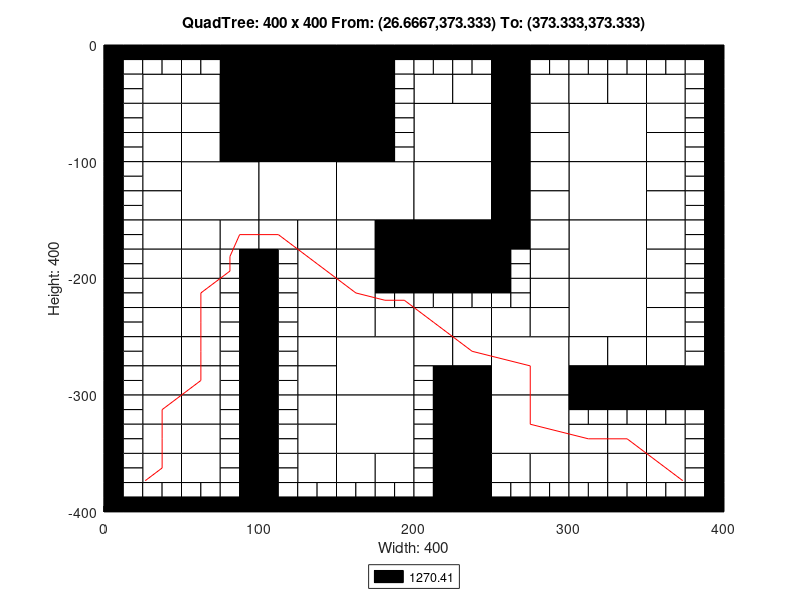

The MATLAB source for this figure:
axis([0 400 -400 0]);
title('QuadTree: 400 x 400 From: (26.6667,373.333) To: (373.333,373.333)');
xlabel('Width: 400');
ylabel('Height: 400');
rectangle('Position',[100 -50 50 50], 'FaceColor',[0 0 0]);
rectangle('Position',[100 -100 50 50], 'FaceColor',[0 0 0]);
rectangle('Position',[50 -150 50 50], 'FaceColor',[1 1 1]);
rectangle('Position',[100 -150 50 50], 'FaceColor',[1 1 1]);
rectangle('Position',[150 -150 50 50], 'FaceColor',[1 1 1]);
rectangle('Position',[200 -100 50 50], 'FaceColor',[1 1 1]);
rectangle('Position',[300 -100 50 50], 'FaceColor',[1 1 1]);
rectangle('Position',[200 -150 50 50], 'FaceColor',[1 1 1]);
rectangle('Position',[200 -200 50 50], 'FaceColor',[0 0 0]);
rectangle('Position',[300 -150 50 50], 'FaceColor',[1 1 1]);
rectangle('Position',[300 -200 50 50], 'FaceColor',[1 1 1]);
rectangle('Position',[150 -300 50 50], 'FaceColor',[1 1 1]);
rectangle('Position',[150 -350 50 50], 'FaceColor',[1 1 1]);
rectangle('Position',[250 -300 50 50], 'FaceColor',[1 1 1]);
rectangle('Position',[300 -250 50 50], 'FaceColor',[1 1 1]);
rectangle('Position',[250 -350 50 50], 'FaceColor',[1 1 1]);
rectangle('Position',[25 -50 25 25], 'FaceColor',[1 1 1]);
rectangle('Position',[75 -25 25 25], 'FaceColor',[0 0 0]);
rectangle('Position',[50 -50 25 25], 'FaceColor',[1 1 1]);
rectangle('Position',[75 -50 25 25], 'FaceColor',[0 0 0]);
rectangle('Position',[25 -75 25 25], 'FaceColor',[1 1 1]);
rectangle('Position',[25 -100 25 25], 'FaceColor',[1 1 1]);
rectangle('Position',[50 -75 25 25], 'FaceColor',[1 1 1]);
rectangle('Position',[75 -75 25 25], 'FaceColor',[0 0 0]);
rectangle('Position',[50 -100 25 25], 'FaceColor',[1 1 1]);
rectangle('Position',[75 -100 25 25], 'FaceColor',[0 0 0]);
rectangle('Position',[150 -25 25 25], 'FaceColor',[0 0 0]);
rectangle('Position',[150 -50 25 25], 'FaceColor',[0 0 0]);
rectangle('Position',[150 -75 25 25], 'FaceColor',[0 0 0]);
rectangle('Position',[150 -100 25 25], 'FaceColor',[0 0 0]);
rectangle('Position',[25 -125 25 25], 'FaceColor',[1 1 1]);
rectangle('Position',[25 -150 25 25], 'FaceColor',[1 1 1]);
rectangle('Position',[25 -175 25 25], 'FaceColor',[1 1 1]);
rectangle('Position',[25 -200 25 25], 'FaceColor',[1 1 1]);
rectangle('Position',[50 -175 25 25], 'FaceColor',[1 1 1]);
rectangle('Position',[75 -175 25 25], 'FaceColor',[1 1 1]);
rectangle('Position',[50 -200 25 25], 'FaceColor',[1 1 1]);
rectangle('Position',[100 -175 25 25], 'FaceColor',[1 1 1]);
rectangle('Position',[125 -175 25 25], 'FaceColor',[1 1 1]);
rectangle('Position',[125 -200 25 25], 'FaceColor',[1 1 1]);
rectangle('Position',[150 -175 25 25], 'FaceColor',[1 1 1]);
rectangle('Position',[175 -175 25 25], 'FaceColor',[0 0 0]);
rectangle('Position',[150 -200 25 25], 'FaceColor',[1 1 1]);
rectangle('Position',[175 -200 25 25], 'FaceColor',[0 0 0]);
rectangle('Position',[200 -50 25 25], 'FaceColor',[1 1 1]);
rectangle('Position',[225 -50 25 25], 'FaceColor',[1 1 1]);
rectangle('Position',[250 -25 25 25], 'FaceColor',[0 0 0]);
rectangle('Position',[250 -50 25 25], 'FaceColor',[0 0 0]);
rectangle('Position',[275 -50 25 25], 'FaceColor',[1 1 1]);
rectangle('Position',[250 -75 25 25], 'FaceColor',[0 0 0]);
rectangle('Position',[275 -75 25 25], 'FaceColor',[1 1 1]);
rectangle('Position',[250 -100 25 25], 'FaceColor',[0 0 0]);
rectangle('Position',[275 -100 25 25], 'FaceColor',[1 1 1]);
rectangle('Position',[300 -50 25 25], 'FaceColor',[1 1 1]);
rectangle('Position',[325 -50 25 25], 'FaceColor',[1 1 1]);
rectangle('Position',[350 -50 25 25], 'FaceColor',[1 1 1]);
rectangle('Position',[350 -75 25 25], 'FaceColor',[1 1 1]);
rectangle('Position',[350 -100 25 25], 'FaceColor',[1 1 1]);
rectangle('Position',[250 -125 25 25], 'FaceColor',[0 0 0]);
rectangle('Position',[275 -125 25 25], 'FaceColor',[1 1 1]);
rectangle('Position',[250 -150 25 25], 'FaceColor',[0 0 0]);
rectangle('Position',[275 -150 25 25], 'FaceColor',[1 1 1]);
rectangle('Position',[250 -175 25 25], 'FaceColor',[0 0 0]);
rectangle('Position',[275 -175 25 25], 'FaceColor',[1 1 1]);
rectangle('Position',[275 -200 25 25], 'FaceColor',[1 1 1]);
rectangle('Position',[350 -125 25 25], 'FaceColor',[1 1 1]);
rectangle('Position',[350 -150 25 25], 'FaceColor',[1 1 1]);
rectangle('Position',[350 -175 25 25], 'FaceColor',[1 1 1]);
rectangle('Position',[350 -200 25 25], 'FaceColor',[1 1 1]);
rectangle('Position',[25 -225 25 25], 'FaceColor',[1 1 1]);
rectangle('Position',[25 -250 25 25], 'FaceColor',[1 1 1]);
rectangle('Position',[50 -225 25 25], 'FaceColor',[1 1 1]);
rectangle('Position',[50 -250 25 25], 'FaceColor',[1 1 1]);
rectangle('Position',[25 -275 25 25], 'FaceColor',[1 1 1]);
rectangle('Position',[25 -300 25 25], 'FaceColor',[1 1 1]);
rectangle('Position',[50 -275 25 25], 'FaceColor',[1 1 1]);
rectangle('Position',[50 -300 25 25], 'FaceColor',[1 1 1]);
rectangle('Position',[125 -225 25 25], 'FaceColor',[1 1 1]);
rectangle('Position',[125 -250 25 25], 'FaceColor',[1 1 1]);
rectangle('Position',[150 -225 25 25], 'FaceColor',[1 1 1]);
rectangle('Position',[150 -250 25 25], 'FaceColor',[1 1 1]);
rectangle('Position',[175 -250 25 25], 'FaceColor',[1 1 1]);
rectangle('Position',[125 -275 25 25], 'FaceColor',[1 1 1]);
rectangle('Position',[125 -300 25 25], 'FaceColor',[1 1 1]);
rectangle('Position',[25 -325 25 25], 'FaceColor',[1 1 1]);
rectangle('Position',[25 -350 25 25], 'FaceColor',[1 1 1]);
rectangle('Position',[50 -325 25 25], 'FaceColor',[1 1 1]);
rectangle('Position',[50 -350 25 25], 'FaceColor',[1 1 1]);
rectangle('Position',[25 -375 25 25], 'FaceColor',[1 1 1]);
rectangle('Position',[50 -375 25 25], 'FaceColor',[1 1 1]);
rectangle('Position',[125 -325 25 25], 'FaceColor',[1 1 1]);
rectangle('Position',[125 -350 25 25], 'FaceColor',[1 1 1]);
rectangle('Position',[125 -375 25 25], 'FaceColor',[1 1 1]);
rectangle('Position',[150 -375 25 25], 'FaceColor',[1 1 1]);
rectangle('Position',[175 -375 25 25], 'FaceColor',[1 1 1]);
rectangle('Position',[200 -250 25 25], 'FaceColor',[1 1 1]);
rectangle('Position',[225 -250 25 25], 'FaceColor',[1 1 1]);
rectangle('Position',[275 -225 25 25], 'FaceColor',[1 1 1]);
rectangle('Position',[250 -250 25 25], 'FaceColor',[1 1 1]);
rectangle('Position',[275 -250 25 25], 'FaceColor',[1 1 1]);
rectangle('Position',[200 -275 25 25], 'FaceColor',[1 1 1]);
rectangle('Position',[225 -275 25 25], 'FaceColor',[1 1 1]);
rectangle('Position',[225 -300 25 25], 'FaceColor',[0 0 0]);
rectangle('Position',[350 -225 25 25], 'FaceColor',[1 1 1]);
rectangle('Position',[350 -250 25 25], 'FaceColor',[1 1 1]);
rectangle('Position',[300 -275 25 25], 'FaceColor',[1 1 1]);
rectangle('Position',[325 -275 25 25], 'FaceColor',[1 1 1]);
rectangle('Position',[300 -300 25 25], 'FaceColor',[0 0 0]);
rectangle('Position',[325 -300 25 25], 'FaceColor',[0 0 0]);
rectangle('Position',[350 -275 25 25], 'FaceColor',[1 1 1]);
rectangle('Position',[350 -300 25 25], 'FaceColor',[0 0 0]);
rectangle('Position',[375 -300 25 25], 'FaceColor',[0 0 0]);
rectangle('Position',[225 -325 25 25], 'FaceColor',[0 0 0]);
rectangle('Position',[225 -350 25 25], 'FaceColor',[0 0 0]);
rectangle('Position',[225 -375 25 25], 'FaceColor',[0 0 0]);
rectangle('Position',[225 -400 25 25], 'FaceColor',[0 0 0]);
rectangle('Position',[250 -375 25 25], 'FaceColor',[1 1 1]);
rectangle('Position',[275 -375 25 25], 'FaceColor',[1 1 1]);
rectangle('Position',[300 -350 25 25], 'FaceColor',[1 1 1]);
rectangle('Position',[325 -350 25 25], 'FaceColor',[1 1 1]);
rectangle('Position',[350 -350 25 25], 'FaceColor',[1 1 1]);
rectangle('Position',[300 -375 25 25], 'FaceColor',[1 1 1]);
rectangle('Position',[325 -375 25 25], 'FaceColor',[1 1 1]);
rectangle('Position',[350 -375 25 25], 'FaceColor',[1 1 1]);
rectangle('Position',[0 -12.5 12.5 12.5], 'FaceColor',[0 0 0]);
rectangle('Position',[12.5 -12.5 12.5 12.5], 'FaceColor',[0 0 0]);
rectangle('Position',[0 -25 12.5 12.5], 'FaceColor',[0 0 0]);
rectangle('Position',[12.5 -25 12.5 12.5], 'FaceColor',[1 1 1]);
rectangle('Position',[25 -12.5 12.5 12.5], 'FaceColor',[0 0 0]);
rectangle('Position',[37.5 -12.5 12.5 12.5], 'FaceColor',[0 0 0]);
rectangle('Position',[25 -25 12.5 12.5], 'FaceColor',[1 1 1]);
rectangle('Position',[37.5 -25 12.5 12.5], 'FaceColor',[1 1 1]);
rectangle('Position',[0 -37.5 12.5 12.5], 'FaceColor',[0 0 0]);
rectangle('Position',[12.5 -37.5 12.5 12.5], 'FaceColor',[1 1 1]);
rectangle('Position',[0 -50 12.5 12.5], 'FaceColor',[0 0 0]);
rectangle('Position',[12.5 -50 12.5 12.5], 'FaceColor',[1 1 1]);
rectangle('Position',[50 -12.5 12.5 12.5], 'FaceColor',[0 0 0]);
rectangle('Position',[62.5 -12.5 12.5 12.5], 'FaceColor',[0 0 0]);
rectangle('Position',[50 -25 12.5 12.5], 'FaceColor',[1 1 1]);
rectangle('Position',[62.5 -25 12.5 12.5], 'FaceColor',[1 1 1]);
rectangle('Position',[0 -62.5 12.5 12.5], 'FaceColor',[0 0 0]);
rectangle('Position',[12.5 -62.5 12.5 12.5], 'FaceColor',[1 1 1]);
rectangle('Position',[0 -75 12.5 12.5], 'FaceColor',[0 0 0]);
rectangle('Position',[12.5 -75 12.5 12.5], 'FaceColor',[1 1 1]);
rectangle('Position',[0 -87.5 12.5 12.5], 'FaceColor',[0 0 0]);
rectangle('Position',[12.5 -87.5 12.5 12.5], 'FaceColor',[1 1 1]);
rectangle('Position',[0 -100 12.5 12.5], 'FaceColor',[0 0 0]);
rectangle('Position',[12.5 -100 12.5 12.5], 'FaceColor',[1 1 1]);
rectangle('Position',[175 -12.5 12.5 12.5], 'FaceColor',[0 0 0]);
rectangle('Position',[187.5 -12.5 12.5 12.5], 'FaceColor',[0 0 0]);
rectangle('Position',[175 -25 12.5 12.5], 'FaceColor',[0 0 0]);
rectangle('Position',[187.5 -25 12.5 12.5], 'FaceColor',[1 1 1]);
rectangle('Position',[175 -37.5 12.5 12.5], 'FaceColor',[0 0 0]);
rectangle('Position',[187.5 -37.5 12.5 12.5], 'FaceColor',[1 1 1]);
rectangle('Position',[175 -50 12.5 12.5], 'FaceColor',[0 0 0]);
rectangle('Position',[187.5 -50 12.5 12.5], 'FaceColor',[1 1 1]);
rectangle('Position',[175 -62.5 12.5 12.5], 'FaceColor',[0 0 0]);
rectangle('Position',[187.5 -62.5 12.5 12.5], 'FaceColor',[1 1 1]);
rectangle('Position',[175 -75 12.5 12.5], 'FaceColor',[0 0 0]);
rectangle('Position',[187.5 -75 12.5 12.5], 'FaceColor',[1 1 1]);
rectangle('Position',[175 -87.5 12.5 12.5], 'FaceColor',[0 0 0]);
rectangle('Position',[187.5 -87.5 12.5 12.5], 'FaceColor',[1 1 1]);
rectangle('Position',[175 -100 12.5 12.5], 'FaceColor',[0 0 0]);
rectangle('Position',[187.5 -100 12.5 12.5], 'FaceColor',[1 1 1]);
rectangle('Position',[0 -112.5 12.5 12.5], 'FaceColor',[0 0 0]);
rectangle('Position',[12.5 -112.5 12.5 12.5], 'FaceColor',[1 1 1]);
rectangle('Position',[0 -125 12.5 12.5], 'FaceColor',[0 0 0]);
rectangle('Position',[12.5 -125 12.5 12.5], 'FaceColor',[1 1 1]);
rectangle('Position',[0 -137.5 12.5 12.5], 'FaceColor',[0 0 0]);
rectangle('Position',[12.5 -137.5 12.5 12.5], 'FaceColor',[1 1 1]);
rectangle('Position',[0 -150 12.5 12.5], 'FaceColor',[0 0 0]);
rectangle('Position',[12.5 -150 12.5 12.5], 'FaceColor',[1 1 1]);
rectangle('Position',[0 -162.5 12.5 12.5], 'FaceColor',[0 0 0]);
rectangle('Position',[12.5 -162.5 12.5 12.5], 'FaceColor',[1 1 1]);
rectangle('Position',[0 -175 12.5 12.5], 'FaceColor',[0 0 0]);
rectangle('Position',[12.5 -175 12.5 12.5], 'FaceColor',[1 1 1]);
rectangle('Position',[0 -187.5 12.5 12.5], 'FaceColor',[0 0 0]);
rectangle('Position',[12.5 -187.5 12.5 12.5], 'FaceColor',[1 1 1]);
rectangle('Position',[0 -200 12.5 12.5], 'FaceColor',[0 0 0]);
rectangle('Position',[12.5 -200 12.5 12.5], 'FaceColor',[1 1 1]);
rectangle('Position',[75 -187.5 12.5 12.5], 'FaceColor',[1 1 1]);
rectangle('Position',[87.5 -187.5 12.5 12.5], 'FaceColor',[0 0 0]);
rectangle('Position',[75 -200 12.5 12.5], 'FaceColor',[1 1 1]);
rectangle('Position',[87.5 -200 12.5 12.5], 'FaceColor',[0 0 0]);
rectangle('Position',[100 -187.5 12.5 12.5], 'FaceColor',[0 0 0]);
rectangle('Position',[112.5 -187.5 12.5 12.5], 'FaceColor',[1 1 1]);
rectangle('Position',[100 -200 12.5 12.5], 'FaceColor',[0 0 0]);
rectangle('Position',[112.5 -200 12.5 12.5], 'FaceColor',[1 1 1]);
rectangle('Position',[200 -12.5 12.5 12.5], 'FaceColor',[0 0 0]);
rectangle('Position',[212.5 -12.5 12.5 12.5], 'FaceColor',[0 0 0]);
rectangle('Position',[200 -25 12.5 12.5], 'FaceColor',[1 1 1]);
rectangle('Position',[212.5 -25 12.5 12.5], 'FaceColor',[1 1 1]);
rectangle('Position',[225 -12.5 12.5 12.5], 'FaceColor',[0 0 0]);
rectangle('Position',[237.5 -12.5 12.5 12.5], 'FaceColor',[0 0 0]);
rectangle('Position',[225 -25 12.5 12.5], 'FaceColor',[1 1 1]);
rectangle('Position',[237.5 -25 12.5 12.5], 'FaceColor',[1 1 1]);
rectangle('Position',[275 -12.5 12.5 12.5], 'FaceColor',[0 0 0]);
rectangle('Position',[287.5 -12.5 12.5 12.5], 'FaceColor',[0 0 0]);
rectangle('Position',[275 -25 12.5 12.5], 'FaceColor',[1 1 1]);
rectangle('Position',[287.5 -25 12.5 12.5], 'FaceColor',[1 1 1]);
rectangle('Position',[300 -12.5 12.5 12.5], 'FaceColor',[0 0 0]);
rectangle('Position',[312.5 -12.5 12.5 12.5], 'FaceColor',[0 0 0]);
rectangle('Position',[300 -25 12.5 12.5], 'FaceColor',[1 1 1]);
rectangle('Position',[312.5 -25 12.5 12.5], 'FaceColor',[1 1 1]);
rectangle('Position',[325 -12.5 12.5 12.5], 'FaceColor',[0 0 0]);
rectangle('Position',[337.5 -12.5 12.5 12.5], 'FaceColor',[0 0 0]);
rectangle('Position',[325 -25 12.5 12.5], 'FaceColor',[1 1 1]);
rectangle('Position',[337.5 -25 12.5 12.5], 'FaceColor',[1 1 1]);
rectangle('Position',[350 -12.5 12.5 12.5], 'FaceColor',[0 0 0]);
rectangle('Position',[362.5 -12.5 12.5 12.5], 'FaceColor',[0 0 0]);
rectangle('Position',[350 -25 12.5 12.5], 'FaceColor',[1 1 1]);
rectangle('Position',[362.5 -25 12.5 12.5], 'FaceColor',[1 1 1]);
rectangle('Position',[375 -12.5 12.5 12.5], 'FaceColor',[0 0 0]);
rectangle('Position',[387.5 -12.5 12.5 12.5], 'FaceColor',[0 0 0]);
rectangle('Position',[375 -25 12.5 12.5], 'FaceColor',[1 1 1]);
rectangle('Position',[387.5 -25 12.5 12.5], 'FaceColor',[0 0 0]);
rectangle('Position',[375 -37.5 12.5 12.5], 'FaceColor',[1 1 1]);
rectangle('Position',[387.5 -37.5 12.5 12.5], 'FaceColor',[0 0 0]);
rectangle('Position',[375 -50 12.5 12.5], 'FaceColor',[1 1 1]);
rectangle('Position',[387.5 -50 12.5 12.5], 'FaceColor',[0 0 0]);
rectangle('Position',[375 -62.5 12.5 12.5], 'FaceColor',[1 1 1]);
rectangle('Position',[387.5 -62.5 12.5 12.5], 'FaceColor',[0 0 0]);
rectangle('Position',[375 -75 12.5 12.5], 'FaceColor',[1 1 1]);
rectangle('Position',[387.5 -75 12.5 12.5], 'FaceColor',[0 0 0]);
rectangle('Position',[375 -87.5 12.5 12.5], 'FaceColor',[1 1 1]);
rectangle('Position',[387.5 -87.5 12.5 12.5], 'FaceColor',[0 0 0]);
rectangle('Position',[375 -100 12.5 12.5], 'FaceColor',[1 1 1]);
rectangle('Position',[387.5 -100 12.5 12.5], 'FaceColor',[0 0 0]);
rectangle('Position',[250 -187.5 12.5 12.5], 'FaceColor',[0 0 0]);
rectangle('Position',[262.5 -187.5 12.5 12.5], 'FaceColor',[1 1 1]);
rectangle('Position',[250 -200 12.5 12.5], 'FaceColor',[0 0 0]);
rectangle('Position',[262.5 -200 12.5 12.5], 'FaceColor',[1 1 1]);
rectangle('Position',[375 -112.5 12.5 12.5], 'FaceColor',[1 1 1]);
rectangle('Position',[387.5 -112.5 12.5 12.5], 'FaceColor',[0 0 0]);
rectangle('Position',[375 -125 12.5 12.5], 'FaceColor',[1 1 1]);
rectangle('Position',[387.5 -125 12.5 12.5], 'FaceColor',[0 0 0]);
rectangle('Position',[375 -137.5 12.5 12.5], 'FaceColor',[1 1 1]);
rectangle('Position',[387.5 -137.5 12.5 12.5], 'FaceColor',[0 0 0]);
rectangle('Position',[375 -150 12.5 12.5], 'FaceColor',[1 1 1]);
rectangle('Position',[387.5 -150 12.5 12.5], 'FaceColor',[0 0 0]);
rectangle('Position',[375 -162.5 12.5 12.5], 'FaceColor',[1 1 1]);
rectangle('Position',[387.5 -162.5 12.5 12.5], 'FaceColor',[0 0 0]);
rectangle('Position',[375 -175 12.5 12.5], 'FaceColor',[1 1 1]);
rectangle('Position',[387.5 -175 12.5 12.5], 'FaceColor',[0 0 0]);
rectangle('Position',[375 -187.5 12.5 12.5], 'FaceColor',[1 1 1]);
rectangle('Position',[387.5 -187.5 12.5 12.5], 'FaceColor',[0 0 0]);
rectangle('Position',[375 -200 12.5 12.5], 'FaceColor',[1 1 1]);
rectangle('Position',[387.5 -200 12.5 12.5], 'FaceColor',[0 0 0]);
rectangle('Position',[0 -212.5 12.5 12.5], 'FaceColor',[0 0 0]);
rectangle('Position',[12.5 -212.5 12.5 12.5], 'FaceColor',[1 1 1]);
rectangle('Position',[0 -225 12.5 12.5], 'FaceColor',[0 0 0]);
rectangle('Position',[12.5 -225 12.5 12.5], 'FaceColor',[1 1 1]);
rectangle('Position',[0 -237.5 12.5 12.5], 'FaceColor',[0 0 0]);
rectangle('Position',[12.5 -237.5 12.5 12.5], 'FaceColor',[1 1 1]);
rectangle('Position',[0 -250 12.5 12.5], 'FaceColor',[0 0 0]);
rectangle('Position',[12.5 -250 12.5 12.5], 'FaceColor',[1 1 1]);
rectangle('Position',[75 -212.5 12.5 12.5], 'FaceColor',[1 1 1]);
rectangle('Position',[87.5 -212.5 12.5 12.5], 'FaceColor',[0 0 0]);
rectangle('Position',[75 -225 12.5 12.5], 'FaceColor',[1 1 1]);
rectangle('Position',[87.5 -225 12.5 12.5], 'FaceColor',[0 0 0]);
rectangle('Position',[75 -237.5 12.5 12.5], 'FaceColor',[1 1 1]);
rectangle('Position',[87.5 -237.5 12.5 12.5], 'FaceColor',[0 0 0]);
rectangle('Position',[75 -250 12.5 12.5], 'FaceColor',[1 1 1]);
rectangle('Position',[87.5 -250 12.5 12.5], 'FaceColor',[0 0 0]);
rectangle('Position',[0 -262.5 12.5 12.5], 'FaceColor',[0 0 0]);
rectangle('Position',[12.5 -262.5 12.5 12.5], 'FaceColor',[1 1 1]);
rectangle('Position',[0 -275 12.5 12.5], 'FaceColor',[0 0 0]);
rectangle('Position',[12.5 -275 12.5 12.5], 'FaceColor',[1 1 1]);
rectangle('Position',[0 -287.5 12.5 12.5], 'FaceColor',[0 0 0]);
rectangle('Position',[12.5 -287.5 12.5 12.5], 'FaceColor',[1 1 1]);
rectangle('Position',[0 -300 12.5 12.5], 'FaceColor',[0 0 0]);
rectangle('Position',[12.5 -300 12.5 12.5], 'FaceColor',[1 1 1]);
rectangle('Position',[75 -262.5 12.5 12.5], 'FaceColor',[1 1 1]);
rectangle('Position',[87.5 -262.5 12.5 12.5], 'FaceColor',[0 0 0]);
rectangle('Position',[75 -275 12.5 12.5], 'FaceColor',[1 1 1]);
rectangle('Position',[87.5 -275 12.5 12.5], 'FaceColor',[0 0 0]);
rectangle('Position',[75 -287.5 12.5 12.5], 'FaceColor',[1 1 1]);
rectangle('Position',[87.5 -287.5 12.5 12.5], 'FaceColor',[0 0 0]);
rectangle('Position',[75 -300 12.5 12.5], 'FaceColor',[1 1 1]);
rectangle('Position',[87.5 -300 12.5 12.5], 'FaceColor',[0 0 0]);
rectangle('Position',[100 -212.5 12.5 12.5], 'FaceColor',[0 0 0]);
rectangle('Position',[112.5 -212.5 12.5 12.5], 'FaceColor',[1 1 1]);
rectangle('Position',[100 -225 12.5 12.5], 'FaceColor',[0 0 0]);
rectangle('Position',[112.5 -225 12.5 12.5], 'FaceColor',[1 1 1]);
rectangle('Position',[100 -237.5 12.5 12.5], 'FaceColor',[0 0 0]);
rectangle('Position',[112.5 -237.5 12.5 12.5], 'FaceColor',[1 1 1]);
rectangle('Position',[100 -250 12.5 12.5], 'FaceColor',[0 0 0]);
rectangle('Position',[112.5 -250 12.5 12.5], 'FaceColor',[1 1 1]);
rectangle('Position',[175 -212.5 12.5 12.5], 'FaceColor',[0 0 0]);
rectangle('Position',[187.5 -212.5 12.5 12.5], 'FaceColor',[0 0 0]);
rectangle('Position',[175 -225 12.5 12.5], 'FaceColor',[1 1 1]);
rectangle('Position',[187.5 -225 12.5 12.5], 'FaceColor',[1 1 1]);
rectangle('Position',[100 -262.5 12.5 12.5], 'FaceColor',[0 0 0]);
rectangle('Position',[112.5 -262.5 12.5 12.5], 'FaceColor',[1 1 1]);
rectangle('Position',[100 -275 12.5 12.5], 'FaceColor',[0 0 0]);
rectangle('Position',[112.5 -275 12.5 12.5], 'FaceColor',[1 1 1]);
rectangle('Position',[100 -287.5 12.5 12.5], 'FaceColor',[0 0 0]);
rectangle('Position',[112.5 -287.5 12.5 12.5], 'FaceColor',[1 1 1]);
rectangle('Position',[100 -300 12.5 12.5], 'FaceColor',[0 0 0]);
rectangle('Position',[112.5 -300 12.5 12.5], 'FaceColor',[1 1 1]);
rectangle('Position',[0 -312.5 12.5 12.5], 'FaceColor',[0 0 0]);
rectangle('Position',[12.5 -312.5 12.5 12.5], 'FaceColor',[1 1 1]);
rectangle('Position',[0 -325 12.5 12.5], 'FaceColor',[0 0 0]);
rectangle('Position',[12.5 -325 12.5 12.5], 'FaceColor',[1 1 1]);
rectangle('Position',[0 -337.5 12.5 12.5], 'FaceColor',[0 0 0]);
rectangle('Position',[12.5 -337.5 12.5 12.5], 'FaceColor',[1 1 1]);
rectangle('Position',[0 -350 12.5 12.5], 'FaceColor',[0 0 0]);
rectangle('Position',[12.5 -350 12.5 12.5], 'FaceColor',[1 1 1]);
rectangle('Position',[75 -312.5 12.5 12.5], 'FaceColor',[1 1 1]);
rectangle('Position',[87.5 -312.5 12.5 12.5], 'FaceColor',[0 0 0]);
rectangle('Position',[75 -325 12.5 12.5], 'FaceColor',[1 1 1]);
rectangle('Position',[87.5 -325 12.5 12.5], 'FaceColor',[0 0 0]);
rectangle('Position',[75 -337.5 12.5 12.5], 'FaceColor',[1 1 1]);
rectangle('Position',[87.5 -337.5 12.5 12.5], 'FaceColor',[0 0 0]);
rectangle('Position',[75 -350 12.5 12.5], 'FaceColor',[1 1 1]);
rectangle('Position',[87.5 -350 12.5 12.5], 'FaceColor',[0 0 0]);
rectangle('Position',[0 -362.5 12.5 12.5], 'FaceColor',[0 0 0]);
rectangle('Position',[12.5 -362.5 12.5 12.5], 'FaceColor',[1 1 1]);
rectangle('Position',[0 -375 12.5 12.5], 'FaceColor',[0 0 0]);
rectangle('Position',[12.5 -375 12.5 12.5], 'FaceColor',[1 1 1]);
rectangle('Position',[0 -387.5 12.5 12.5], 'FaceColor',[0 0 0]);
rectangle('Position',[12.5 -387.5 12.5 12.5], 'FaceColor',[1 1 1]);
rectangle('Position',[0 -400 12.5 12.5], 'FaceColor',[0 0 0]);
rectangle('Position',[12.5 -400 12.5 12.5], 'FaceColor',[0 0 0]);
rectangle('Position',[25 -387.5 12.5 12.5], 'FaceColor',[1 1 1]);
rectangle('Position',[37.5 -387.5 12.5 12.5], 'FaceColor',[1 1 1]);
rectangle('Position',[25 -400 12.5 12.5], 'FaceColor',[0 0 0]);
rectangle('Position',[37.5 -400 12.5 12.5], 'FaceColor',[0 0 0]);
rectangle('Position',[75 -362.5 12.5 12.5], 'FaceColor',[1 1 1]);
rectangle('Position',[87.5 -362.5 12.5 12.5], 'FaceColor',[0 0 0]);
rectangle('Position',[75 -375 12.5 12.5], 'FaceColor',[1 1 1]);
rectangle('Position',[87.5 -375 12.5 12.5], 'FaceColor',[0 0 0]);
rectangle('Position',[50 -387.5 12.5 12.5], 'FaceColor',[1 1 1]);
rectangle('Position',[62.5 -387.5 12.5 12.5], 'FaceColor',[1 1 1]);
rectangle('Position',[50 -400 12.5 12.5], 'FaceColor',[0 0 0]);
rectangle('Position',[62.5 -400 12.5 12.5], 'FaceColor',[0 0 0]);
rectangle('Position',[75 -387.5 12.5 12.5], 'FaceColor',[1 1 1]);
rectangle('Position',[87.5 -387.5 12.5 12.5], 'FaceColor',[0 0 0]);
rectangle('Position',[75 -400 12.5 12.5], 'FaceColor',[0 0 0]);
rectangle('Position',[87.5 -400 12.5 12.5], 'FaceColor',[0 0 0]);
rectangle('Position',[100 -312.5 12.5 12.5], 'FaceColor',[0 0 0]);
rectangle('Position',[112.5 -312.5 12.5 12.5], 'FaceColor',[1 1 1]);
rectangle('Position',[100 -325 12.5 12.5], 'FaceColor',[0 0 0]);
rectangle('Position',[112.5 -325 12.5 12.5], 'FaceColor',[1 1 1]);
rectangle('Position',[100 -337.5 12.5 12.5], 'FaceColor',[0 0 0]);
rectangle('Position',[112.5 -337.5 12.5 12.5], 'FaceColor',[1 1 1]);
rectangle('Position',[100 -350 12.5 12.5], 'FaceColor',[0 0 0]);
rectangle('Position',[112.5 -350 12.5 12.5], 'FaceColor',[1 1 1]);
rectangle('Position',[100 -362.5 12.5 12.5], 'FaceColor',[0 0 0]);
rectangle('Position',[112.5 -362.5 12.5 12.5], 'FaceColor',[1 1 1]);
rectangle('Position',[100 -375 12.5 12.5], 'FaceColor',[0 0 0]);
rectangle('Position',[112.5 -375 12.5 12.5], 'FaceColor',[1 1 1]);
rectangle('Position',[100 -387.5 12.5 12.5], 'FaceColor',[0 0 0]);
rectangle('Position',[112.5 -387.5 12.5 12.5], 'FaceColor',[1 1 1]);
rectangle('Position',[100 -400 12.5 12.5], 'FaceColor',[0 0 0]);
rectangle('Position',[112.5 -400 12.5 12.5], 'FaceColor',[0 0 0]);
rectangle('Position',[125 -387.5 12.5 12.5], 'FaceColor',[1 1 1]);
rectangle('Position',[137.5 -387.5 12.5 12.5], 'FaceColor',[1 1 1]);
rectangle('Position',[125 -400 12.5 12.5], 'FaceColor',[0 0 0]);
rectangle('Position',[137.5 -400 12.5 12.5], 'FaceColor',[0 0 0]);
rectangle('Position',[150 -387.5 12.5 12.5], 'FaceColor',[1 1 1]);
rectangle('Position',[162.5 -387.5 12.5 12.5], 'FaceColor',[1 1 1]);
rectangle('Position',[150 -400 12.5 12.5], 'FaceColor',[0 0 0]);
rectangle('Position',[162.5 -400 12.5 12.5], 'FaceColor',[0 0 0]);
rectangle('Position',[175 -387.5 12.5 12.5], 'FaceColor',[1 1 1]);
rectangle('Position',[187.5 -387.5 12.5 12.5], 'FaceColor',[1 1 1]);
rectangle('Position',[175 -400 12.5 12.5], 'FaceColor',[0 0 0]);
rectangle('Position',[187.5 -400 12.5 12.5], 'FaceColor',[0 0 0]);
rectangle('Position',[200 -212.5 12.5 12.5], 'FaceColor',[0 0 0]);
rectangle('Position',[212.5 -212.5 12.5 12.5], 'FaceColor',[0 0 0]);
rectangle('Position',[200 -225 12.5 12.5], 'FaceColor',[1 1 1]);
rectangle('Position',[212.5 -225 12.5 12.5], 'FaceColor',[1 1 1]);
rectangle('Position',[225 -212.5 12.5 12.5], 'FaceColor',[0 0 0]);
rectangle('Position',[237.5 -212.5 12.5 12.5], 'FaceColor',[0 0 0]);
rectangle('Position',[225 -225 12.5 12.5], 'FaceColor',[1 1 1]);
rectangle('Position',[237.5 -225 12.5 12.5], 'FaceColor',[1 1 1]);
rectangle('Position',[250 -212.5 12.5 12.5], 'FaceColor',[0 0 0]);
rectangle('Position',[262.5 -212.5 12.5 12.5], 'FaceColor',[1 1 1]);
rectangle('Position',[250 -225 12.5 12.5], 'FaceColor',[1 1 1]);
rectangle('Position',[262.5 -225 12.5 12.5], 'FaceColor',[1 1 1]);
rectangle('Position',[200 -287.5 12.5 12.5], 'FaceColor',[1 1 1]);
rectangle('Position',[212.5 -287.5 12.5 12.5], 'FaceColor',[0 0 0]);
rectangle('Position',[200 -300 12.5 12.5], 'FaceColor',[1 1 1]);
rectangle('Position',[212.5 -300 12.5 12.5], 'FaceColor',[0 0 0]);
rectangle('Position',[375 -212.5 12.5 12.5], 'FaceColor',[1 1 1]);
rectangle('Position',[387.5 -212.5 12.5 12.5], 'FaceColor',[0 0 0]);
rectangle('Position',[375 -225 12.5 12.5], 'FaceColor',[1 1 1]);
rectangle('Position',[387.5 -225 12.5 12.5], 'FaceColor',[0 0 0]);
rectangle('Position',[375 -237.5 12.5 12.5], 'FaceColor',[1 1 1]);
rectangle('Position',[387.5 -237.5 12.5 12.5], 'FaceColor',[0 0 0]);
rectangle('Position',[375 -250 12.5 12.5], 'FaceColor',[1 1 1]);
rectangle('Position',[387.5 -250 12.5 12.5], 'FaceColor',[0 0 0]);
rectangle('Position',[375 -262.5 12.5 12.5], 'FaceColor',[1 1 1]);
rectangle('Position',[387.5 -262.5 12.5 12.5], 'FaceColor',[0 0 0]);
rectangle('Position',[375 -275 12.5 12.5], 'FaceColor',[1 1 1]);
rectangle('Position',[387.5 -275 12.5 12.5], 'FaceColor',[0 0 0]);
rectangle('Position',[200 -312.5 12.5 12.5], 'FaceColor',[1 1 1]);
rectangle('Position',[212.5 -312.5 12.5 12.5], 'FaceColor',[0 0 0]);
rectangle('Position',[200 -325 12.5 12.5], 'FaceColor',[1 1 1]);
rectangle('Position',[212.5 -325 12.5 12.5], 'FaceColor',[0 0 0]);
rectangle('Position',[200 -337.5 12.5 12.5], 'FaceColor',[1 1 1]);
rectangle('Position',[212.5 -337.5 12.5 12.5], 'FaceColor',[0 0 0]);
rectangle('Position',[200 -350 12.5 12.5], 'FaceColor',[1 1 1]);
rectangle('Position',[212.5 -350 12.5 12.5], 'FaceColor',[0 0 0]);
rectangle('Position',[200 -362.5 12.5 12.5], 'FaceColor',[1 1 1]);
rectangle('Position',[212.5 -362.5 12.5 12.5], 'FaceColor',[0 0 0]);
rectangle('Position',[200 -375 12.5 12.5], 'FaceColor',[1 1 1]);
rectangle('Position',[212.5 -375 12.5 12.5], 'FaceColor',[0 0 0]);
rectangle('Position',[200 -387.5 12.5 12.5], 'FaceColor',[1 1 1]);
rectangle('Position',[212.5 -387.5 12.5 12.5], 'FaceColor',[0 0 0]);
rectangle('Position',[200 -400 12.5 12.5], 'FaceColor',[0 0 0]);
rectangle('Position',[212.5 -400 12.5 12.5], 'FaceColor',[0 0 0]);
rectangle('Position',[250 -387.5 12.5 12.5], 'FaceColor',[1 1 1]);
rectangle('Position',[262.5 -387.5 12.5 12.5], 'FaceColor',[1 1 1]);
rectangle('Position',[250 -400 12.5 12.5], 'FaceColor',[0 0 0]);
rectangle('Position',[262.5 -400 12.5 12.5], 'FaceColor',[0 0 0]);
rectangle('Position',[275 -387.5 12.5 12.5], 'FaceColor',[1 1 1]);
rectangle('Position',[287.5 -387.5 12.5 12.5], 'FaceColor',[1 1 1]);
rectangle('Position',[275 -400 12.5 12.5], 'FaceColor',[0 0 0]);
rectangle('Position',[287.5 -400 12.5 12.5], 'FaceColor',[0 0 0]);
rectangle('Position',[300 -312.5 12.5 12.5], 'FaceColor',[0 0 0]);
rectangle('Position',[312.5 -312.5 12.5 12.5], 'FaceColor',[0 0 0]);
rectangle('Position',[300 -325 12.5 12.5], 'FaceColor',[1 1 1]);
rectangle('Position',[312.5 -325 12.5 12.5], 'FaceColor',[1 1 1]);
rectangle('Position',[325 -312.5 12.5 12.5], 'FaceColor',[0 0 0]);
rectangle('Position',[337.5 -312.5 12.5 12.5], 'FaceColor',[0 0 0]);
rectangle('Position',[325 -325 12.5 12.5], 'FaceColor',[1 1 1]);
rectangle('Position',[337.5 -325 12.5 12.5], 'FaceColor',[1 1 1]);
rectangle('Position',[350 -312.5 12.5 12.5], 'FaceColor',[0 0 0]);
rectangle('Position',[362.5 -312.5 12.5 12.5], 'FaceColor',[0 0 0]);
rectangle('Position',[350 -325 12.5 12.5], 'FaceColor',[1 1 1]);
rectangle('Position',[362.5 -325 12.5 12.5], 'FaceColor',[1 1 1]);
rectangle('Position',[375 -312.5 12.5 12.5], 'FaceColor',[0 0 0]);
rectangle('Position',[387.5 -312.5 12.5 12.5], 'FaceColor',[0 0 0]);
rectangle('Position',[375 -325 12.5 12.5], 'FaceColor',[1 1 1]);
rectangle('Position',[387.5 -325 12.5 12.5], 'FaceColor',[0 0 0]);
rectangle('Position',[375 -337.5 12.5 12.5], 'FaceColor',[1 1 1]);
rectangle('Position',[387.5 -337.5 12.5 12.5], 'FaceColor',[0 0 0]);
rectangle('Position',[375 -350 12.5 12.5], 'FaceColor',[1 1 1]);
rectangle('Position',[387.5 -350 12.5 12.5], 'FaceColor',[0 0 0]);
rectangle('Position',[300 -387.5 12.5 12.5], 'FaceColor',[1 1 1]);
rectangle('Position',[312.5 -387.5 12.5 12.5], 'FaceColor',[1 1 1]);
rectangle('Position',[300 -400 12.5 12.5], 'FaceColor',[0 0 0]);
rectangle('Position',[312.5 -400 12.5 12.5], 'FaceColor',[0 0 0]);
rectangle('Position',[325 -387.5 12.5 12.5], 'FaceColor',[1 1 1]);
rectangle('Position',[337.5 -387.5 12.5 12.5], 'FaceColor',[1 1 1]);
rectangle('Position',[325 -400 12.5 12.5], 'FaceColor',[0 0 0]);
rectangle('Position',[337.5 -400 12.5 12.5], 'FaceColor',[0 0 0]);
rectangle('Position',[375 -362.5 12.5 12.5], 'FaceColor',[1 1 1]);
rectangle('Position',[387.5 -362.5 12.5 12.5], 'FaceColor',[0 0 0]);
rectangle('Position',[375 -375 12.5 12.5], 'FaceColor',[1 1 1]);
rectangle('Position',[387.5 -375 12.5 12.5], 'FaceColor',[0 0 0]);
rectangle('Position',[350 -387.5 12.5 12.5], 'FaceColor',[1 1 1]);
rectangle('Position',[362.5 -387.5 12.5 12.5], 'FaceColor',[1 1 1]);
rectangle('Position',[350 -400 12.5 12.5], 'FaceColor',[0 0 0]);
rectangle('Position',[362.5 -400 12.5 12.5], 'FaceColor',[0 0 0]);
rectangle('Position',[375 -387.5 12.5 12.5], 'FaceColor',[1 1 1]);
rectangle('Position',[387.5 -387.5 12.5 12.5], 'FaceColor',[0 0 0]);
rectangle('Position',[375 -400 12.5 12.5], 'FaceColor',[0 0 0]);
rectangle('Position',[387.5 -400 12.5 12.5], 'FaceColor',[0 0 0]);
X=[373.333,362.5,337.5,312.5,275,275,237.5,212.5,193.75,181.25,162.5,137.5,112.5,87.5,81.25,81.25,62.5,62.5,62.5,62.5,37.5,37.5,37.5,26.6667];
Y=[-373.333,-362.5,-337.5,-337.5,-325,-275,-262.5,-237.5,-218.75,-218.75,-212.5,-187.5,-162.5,-162.5,-181.25,-193.75,-212.5,-237.5,-262.5,-287.5,-312.5,-337.5,-362.5,-373.333];
hold on;
plot(X,Y,'r');
legend('1270.41','Location','southoutside');
